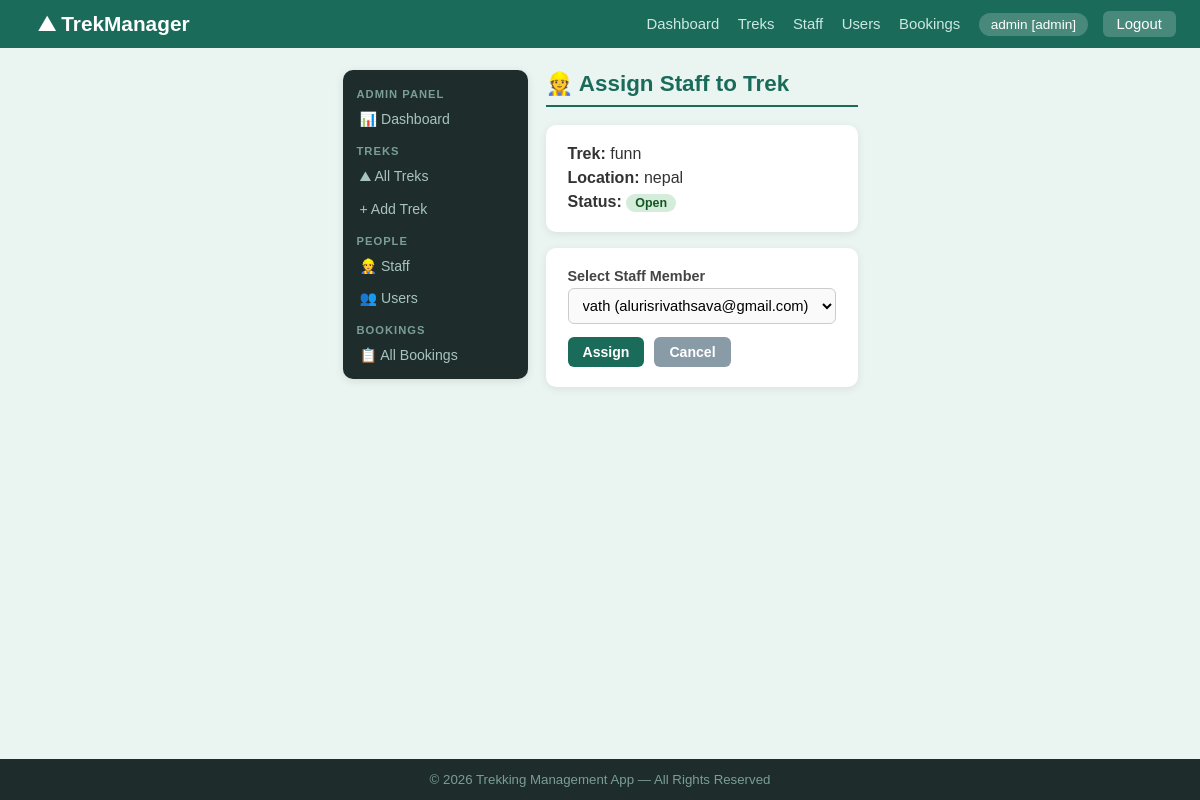
The page /admin/treks/assign/2 (signed in) on the database as committed earlier.
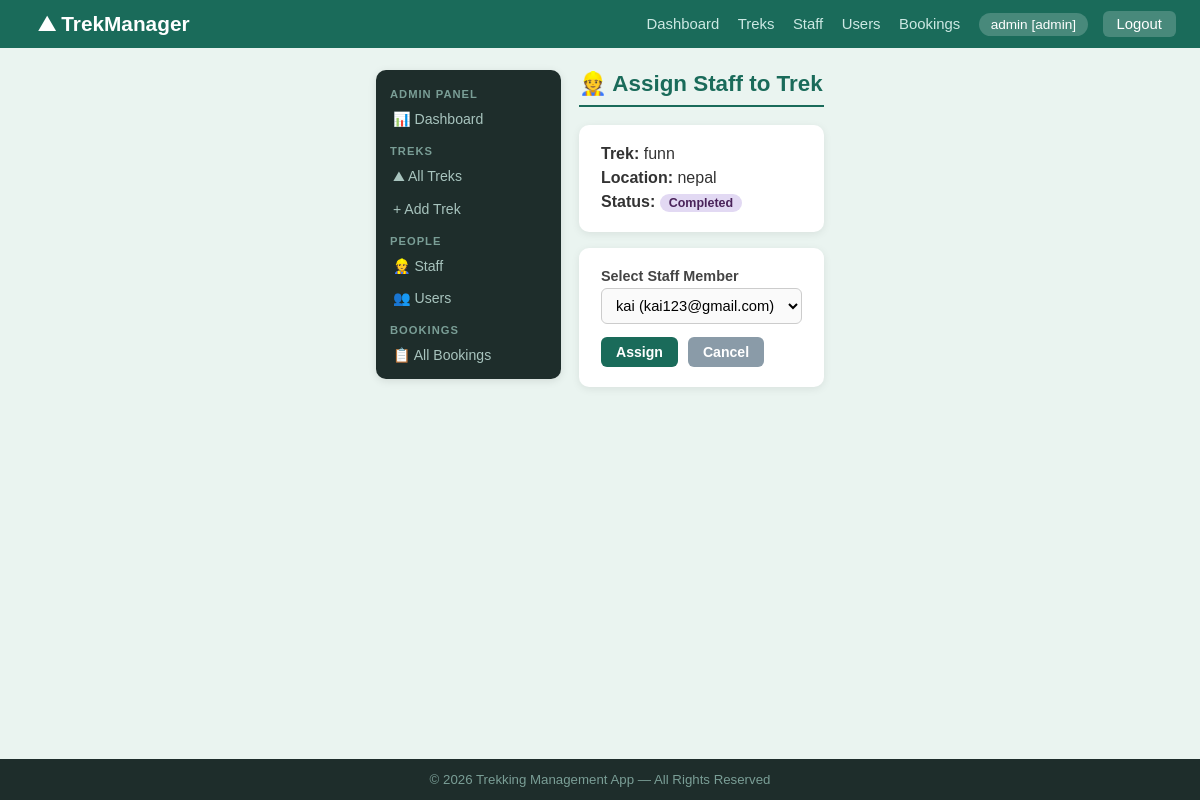
The same page on the database as committed later.
### models.py (models this page shows, shortened)
class Trek(db.Model):
    __tablename__ = 'treks'
    id              = db.Column(db.Integer, primary_key=True)
    name            = db.Column(db.String(150), nullable=False)
    location        = db.Column(db.String(150), nullable=False)
    difficulty      = db.Column(db.String(20), nullable=False)          # Easy / Moderate / Hard
    duration        = db.Column(db.Integer, nullable=False)             # days
    available_slots = db.Column(db.Integer, nullable=False, default=10)
    total_slots     = db.Column(db.Integer, nullable=False, default=10)
    status          = db.Column(db.String(20), nullable=False, default='Approved')  # Approved / Open / Closed / Completed
    start_date      = db.Column(db.Date, nullable=True)
    end_date        = db.Column(db.Date, nullable=True)
    description     = db.Column(db.Text, nullable=True)
    created_at      = db.Column(db.DateTime, default=datetime.utcnow)
    assigned_staff_id = db.Column(db.Integer, db.ForeignKey('users.id'), nullable=True)
    assigned_staff    = db.relationship('User', backref='assigned_treks', foreign_keys=[assigned_staff_id])
    bookings = db.relationship('Booking', backref='trek', lazy=True)

### app.py (the view)
@app.route('/admin/treks/assign/<int:trek_id>', methods=['GET', 'POST'])
def admin_assign_staff(trek_id):
    user = get_current_user()
    if not user or user.role != 'admin':
        flash('Access denied.', 'danger')
        return redirect(url_for('login'))
    trek = Trek.query.get_or_404(trek_id)
    staff_list = User.query.filter_by(role='staff', approval_status='approved', status='active').all()
    if request.method == 'POST':
        staff_id = request.form.get('staff_id', '')
        trek.assigned_staff_id = int(staff_id) if staff_id else None
        db.session.commit()
        flash('Staff assignment updated.', 'success')
        return redirect(url_for('admin_treks'))
    return render_template('admin/assign_staff.html', trek=trek, staff_list=staff_list)

### app.py (called while the page is built)
def get_current_user():
    if 'user_id' in session:
        return User.query.get(session['user_id'])
    return None

@app.context_processor
def inject_user():
    return dict(current_user=get_current_user)

### templates/admin/assign_staff.html (shortened to what this page needs)
{% extends 'admin/base_admin.html' %}
{% block bodyclass %}bg-admin{% endblock %}
{% block admin_content %}
<h2 class="page-title">&#128119; Assign Staff to Trek</h2>
<div class="card" style="max-width:460px; margin-bottom:16px;">
    <p><b>Trek:</b> {{ trek.name }}</p>
    <p style="margin-top:6px;"><b>Location:</b> {{ trek.location }}</p>
    <p style="margin-top:6px;"><b>Status:</b> <span class="badge badge-{{ trek.status | lower }}">{{ trek.status }}</span></p>
</div>
<div class="card" style="max-width:460px;">
    <form action="" method="post">
        <div class="form-group">
            <label for="staff_id">Select Staff Member</label>
            <select name="staff_id" id="staff_id">
                {% for staff in staff_list %}
                <option value="{{ staff.id }}" {{ 'selected' if trek.assigned_staff_id == staff.id }}>
                    {{ staff.username }} ({{ staff.email }})
                </option>
                {% endfor %}
            </select>
        </div>
        <div style="display:flex; gap:10px;">
            <button type="submit" class="btn btn-green">Assign</button>
            <a href="{{ url_for('admin_treks') }}" class="btn btn-grey">Cancel</a>
        </div>
    </form>
</div>
{% endblock %}

Rows that differ between the two databases and show on the page:
changed Trek "funn": status "Open" → "Completed"
Other text that changed with them:
form field staff_id: "vath (alurisrivathsava@gmail.com)" → "kai (kai123@gmail.com)"
